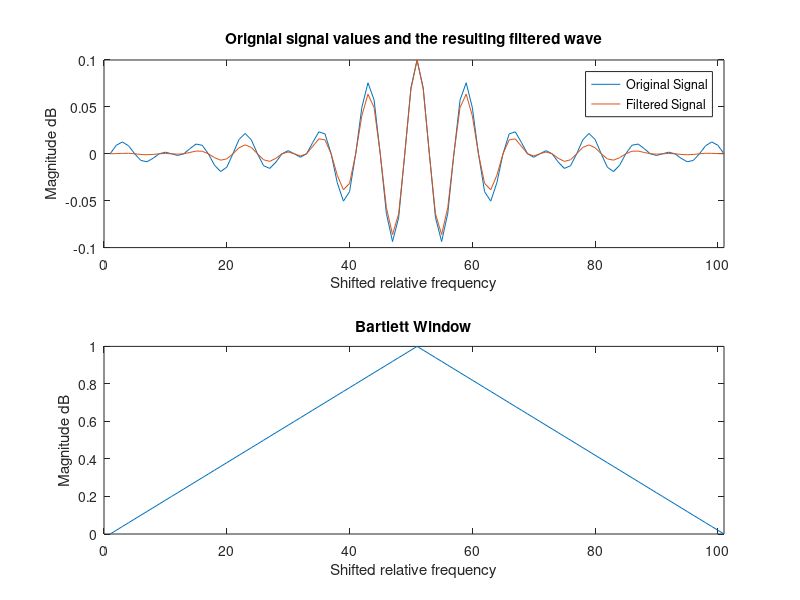
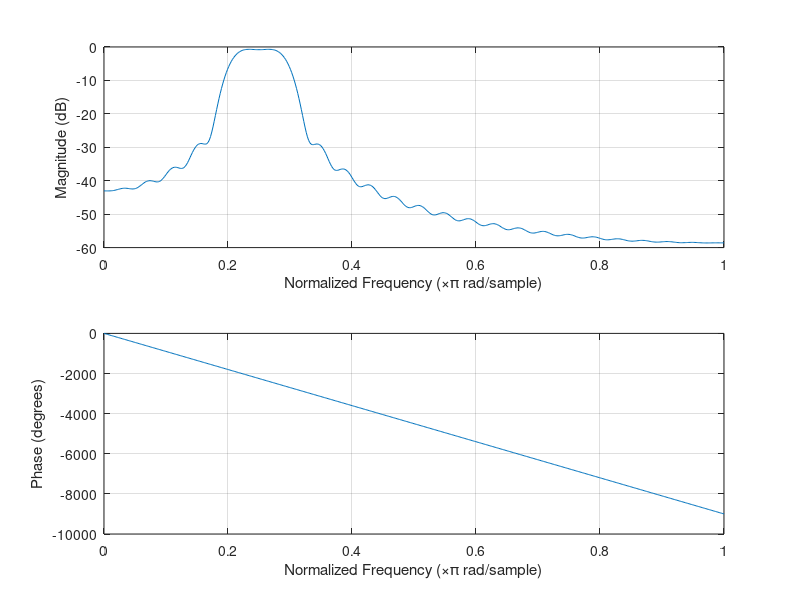

Reproduce these figures in MATLAB, in order.
% given in question
%cut off frequencies
w1= pi*0.2;
w2= pi*0.3;
%filter order
N=100;

%equation place holder
h = zeros(N+1,1);

%create the equation
for n=-N/2:1:N/2
    %shift to make everything positive for matirx
    pos = n+(N/2)+1;
    if (n ==0)
        h(pos)=(w2/pi)-(w1/pi);
    else
    h(pos)=((w2/pi)*sin(n*w2)/(n*w2))-((w1/pi)*sin(n*w1)/(n*w1));
    end
end

w=bartlett(N+1);
hn= h .*w;
figure(1);
subplot(2,1,1)

%display in graph
plot(h);
hold on
plot(hn);
hold off
title ("Orignial signal values and the resulting filtered wave")
legend("Original Signal","Filtered Signal")
xlim([0,101])
xlabel("Shifted relative frequency")
ylabel("Magnitude dB")

subplot(2,1,2);
plot(w);
title ("Bartlett Window")
xlim([0,101])
xlabel("Shifted relative frequency")
ylabel("Magnitude dB")

figure(2)
freqz(hn)

